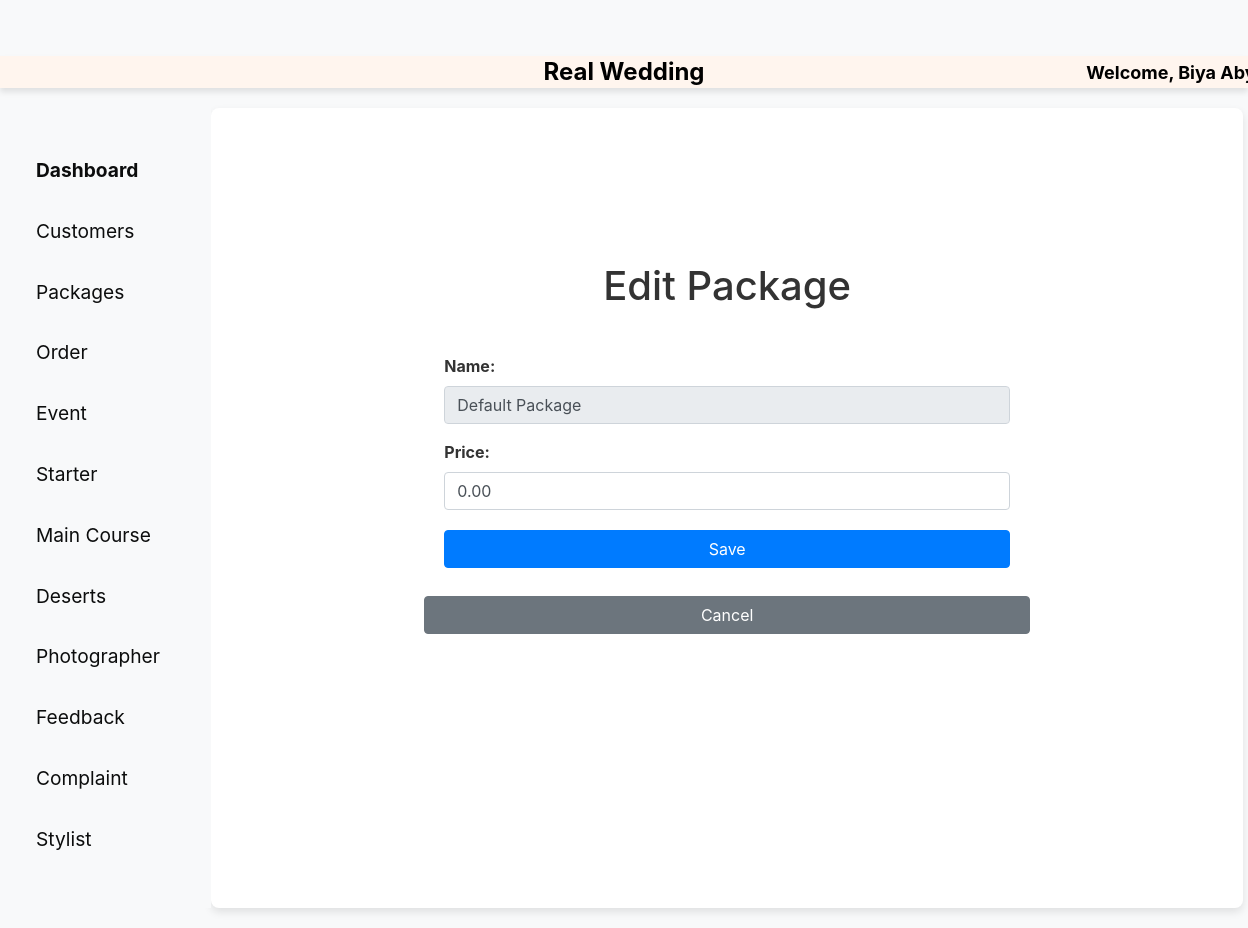
/edit-package/1/ (signed in), run on the app's committed database.
### store/models.py (models this page shows, shortened)
class User(AbstractBaseUser, PermissionsMixin):
    user_id = models.AutoField(primary_key=True)
    username = models.CharField(max_length=255)
    email = models.EmailField(unique=True)
    phone = models.CharField(max_length=15, blank=True)  # Allow blank for non-superusers
    password = models.CharField(max_length=255)
    is_staff = models.BooleanField(default=False)
    is_superuser = models.BooleanField(default=False)
    objects = UserManager()
    USERNAME_FIELD = 'email'
    REQUIRED_FIELDS = ['username']

class Package(models.Model):
    package_id = models.AutoField(primary_key=True)
    name = models.CharField(max_length=100)
    price = models.DecimalField(max_digits=10, decimal_places=2)

### store/views.py (the view)
# urls.py: path('edit-package/<int:package_id>/', edit_package, name='edit_package'),
@login_required
def edit_package(request, package_id):
    package = get_object_or_404(Package, pk=package_id)
    if request.method == 'POST':
        package.price = request.POST.get('price')
        package.save()
        messages.success(request, 'Package updated successfully.')
        return redirect('view_packages')
    return render(request, 'admin/edit_packages.html', {'package': package})

### templates/admin/edit_packages.html (shortened to what this page needs)
{% load static %}
<!DOCTYPE html>
<html lang="en">
<head>
    <link rel="stylesheet" href="https://stackpath.bootstrapcdn.com/bootstrap/4.5.2/css/bootstrap.min.css">
    <link rel="stylesheet" href="{% static 'css/admin_styles.css' %}">
</head>
<body>
    {% include 'admin/header.html' %}
    <div class="container-fluid">
        <div class="row">
            {% include 'admin/sidebar.html' %}
            <main role="main" class="col-md-10 ml-sm-auto px-4 main-content">
                <div class="container d-flex justify-content-center align-items-center" style="height: 80vh;">
                    <div class="col-md-8">
                        <h1 class="mb-4 text-center">Edit Package</h1>
                        <form method="post">
                            <div class="form-group">
                                <label for="name">Name:</label>
                                <input type="text" id="name" name="name" value="{{ package.name }}" class="form-control" readonly>
                            </div>
                            <div class="form-group">
                                <label for="price">Price:</label>
                                <input type="number" id="price" name="price" value="{{ package.price }}" class="form-control" required>
                            </div>
                            <button type="submit" class="btn btn-primary btn-block">Save</button>
                        </form>
                        <a href="{% url 'view_packages' %}" class="btn btn-secondary btn-block mt-2">Cancel</a>
                    </div>
                </div>
            </main>
        </div>
    </div>
</body>
</html>

### templates/admin/header.html (shortened to what this page needs)
{% load static %}
<!DOCTYPE html>
<html lang="en">
<head>
    <link rel="stylesheet" href="https://stackpath.bootstrapcdn.com/bootstrap/4.5.2/css/bootstrap.min.css">
    <link rel="stylesheet" href="{% static 'css/admin_styles.css' %}">
</head>
<body>
<nav class="navbar navbar-expand-lg navbar-dark sticky-top">
    <div class="collapse navbar-collapse justify-content-center" id="navbarNav">
        <h1 class="navbar-text mx-auto">Real Wedding</h1>
    </div>
    <div class="collapse navbar-collapse" id="navbarNav">
        <span class="navbar-text welcome-text">Welcome, {{ user.username }}!</span>
    </div>
</nav>
</body>
</html>

### static/css/admin_styles.css (style rules this page uses)
.navbar { padding: 1rem 2rem; background-color: lavender; color: #2f0505; font-size: 1.6rem; box-shadow: 0px 4px 6px rgba(0, 0, 0, 0.1); }
.main-content { padding: 2rem; }
.navbar .navbar-text { margin: 0; position: absolute; left: 50%; transform: translateX(-50%); white-space: nowrap; }
body { background-color: #f8f9fa; }
.container-fluid { padding: 20px; }
.main-content { padding: 20px; background-color: #ffffff; border-radius: 8px; box-shadow: 0 4px 8px rgba(0, 0, 0, 0.1); }
h1 { color: #333; }
form { padding: 20px; }
.form-group { margin-bottom: 1rem; }
.form-group label { font-weight: bold; color: #333; }
.form-control { border-radius: 4px; border: 1px solid #ced4da; padding: 0.75rem; }
.btn-primary { background-color: #007bff; border-color: #007bff; }
.btn-block { width: 100%; margin-top: 20px; }

### templates/admin/edit_packages.html (style rules this page uses)
body { padding-top: 56px; }
.main-content { padding-top: 20px; }
.container { max-width: 700px; }

### templates/admin/header.html (style rules this page uses)
.navbar { background-color: #FFF5EE; color: black; }
.navbar-text { font-size: 24px; font-weight: bold; color: black !important; }
.navbar-text.welcome-text { font-size: 18px; margin-left: 550px; }

### data on the page
User: username "Biya…"
Package: name "Default Package", price "0.00"
